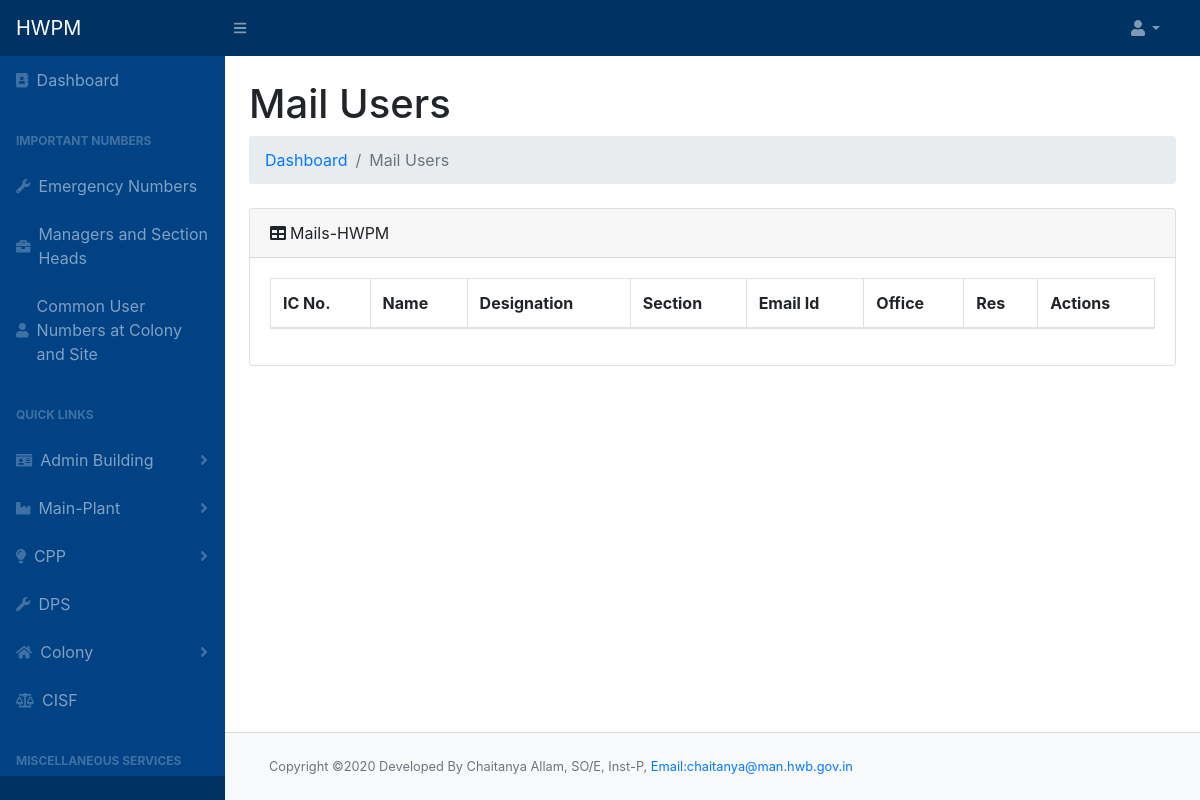
The page /mails.php on the database as committed earlier.
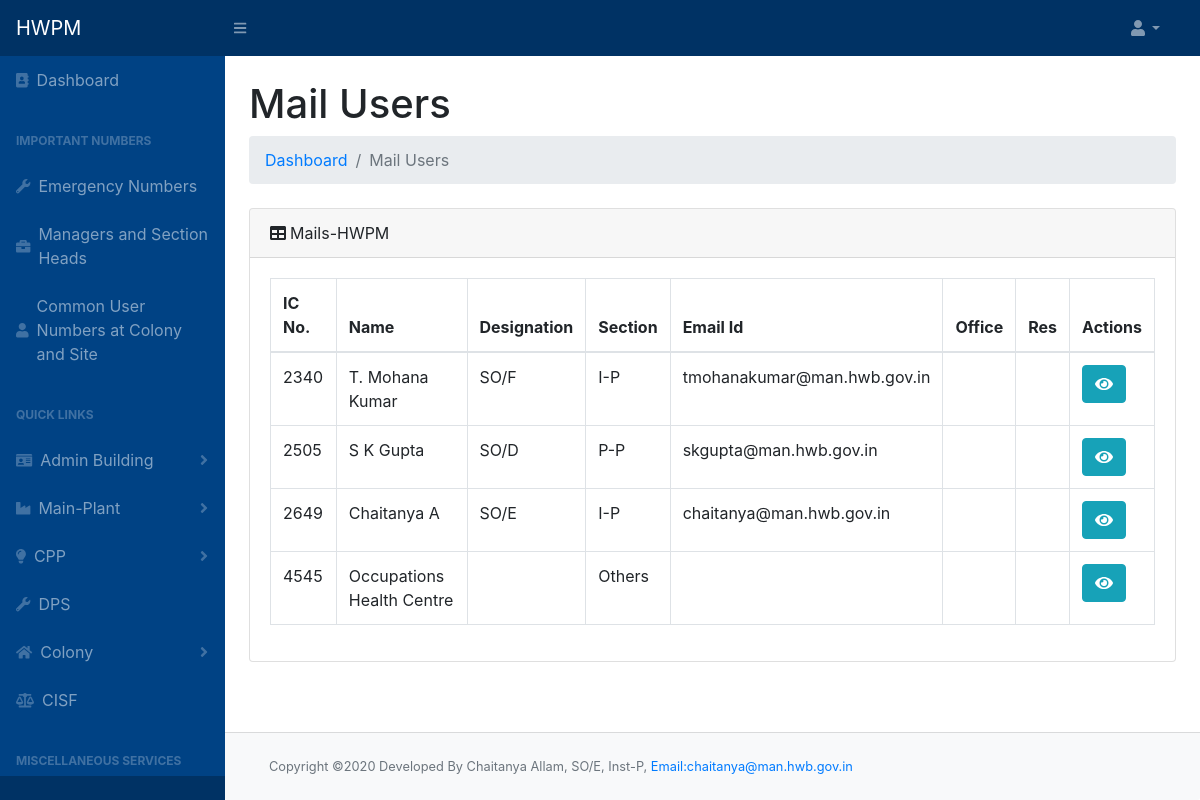
The same page on the database as committed later.
### tables this page shows
CREATE TABLE `employee` (
  `icno` int(10) NOT NULL,
  `name` varchar(50) NOT NULL,
  `designation` varchar(50) NOT NULL,
  `section` varchar(50) NOT NULL,
  `pno` int(20) NOT NULL,
  `email` varchar(100) NOT NULL,
  `mobile` varchar(20) NOT NULL,
  `cat1` int(11) NOT NULL,
  `cat2` int(11) NOT NULL,
  `cat3` int(11) NOT NULL,
  `cat4` int(11) NOT NULL
);

### mails.php (the view, shortened to what this page needs)
<!DOCTYPE html>
<html lang="en">
<?php include "header.php";
?>
<div id="layoutSidenav_content">
  <main>
    <div class="container-fluid">
      <h1 class="mt-4">Mail Users</h1>
      <ol class="breadcrumb mb-4">
        <li class="breadcrumb-item"><a href="index.php">Dashboard</a></li>
        <?php if (isset($_GET['act'])) { ?>
          <li class="breadcrumb-item"><a href="mails.php">Mails</a></li>
          <li class="breadcrumb-item active">
          <?php
          $query = $conn->query("SELECT * FROM `main_act` where `eno`='" . $_GET['act'] . "'");
          if (!$query) die($conn->error);
          while ($row = $query->fetch_assoc()) {
            echo $row['act_name'];
          }
        } else echo "<li class='breadcrumb-item active'>Mail Users</a></li>";
          ?>
      </ol>
        <div class="card mb-4">
                <div class="card-header"><i class="fas fa-table mr-1"></i>Mails-HWPM</div>
                <div class="card-body">
                    <div class="table-responsive table-hover">
                        <table class="table table-bordered" id="dataTable" width="100%" cellspacing="0">
                            <thead>
                                <tr>
                                    <th>IC No.</th>
                                    <th>Name</th>
                                    <th>Designation</th>
                                    <th>Section</th>
                                    <th>Email Id</th>
                                    <th>Office</th>
                                    <th>Res</th>
                                    <th>Actions</th>
                                </tr>
                            </thead>
                            <tbody>
                                <?php $query = $conn->query("SELECT * FROM `employee` WHERE NOT (`email` <=> NULL);");
                                while ($row = $query->fetch_assoc()) {
                                    echo"<tr>";
                                    ?>
                                    <td><?php echo $row['icno']?></td>
                                    <td><?php echo $row['name']?></td>
                                    <td><?php echo $row['designation']?></td>
                                    <td><?php echo $row['section']?></td>
                                    <td><?php echo $row['email']?></td>
                                    <td></td>
                                    <td></td>
                                    <td>
                                    <button type="button" class="btn btn-info" data-toggle="modal" data-target="#myModalview" id="getUser" data-id="<?php echo $row['icno'] ?>"><i class="fa fa-eye"></i></button>
                                    </td>
                                    <?php
                                    echo "</tr>";
                                } ?>
                            </tbody>
                        </table>
                    </div>
                </div>
            </div>
        </div>
    </main>
    <br>
    <footer class="py-4 bg-light mt-auto card-footer">
        <div class="container-fluid">
            <div class="d-flex align-items-center justify-content-between small">
                <div class="text-muted">Copyright &copy;2020 Developed By Chaitanya Allam, SO/E, Inst-P, <a href="mailto:chaitanya@man.hwb.gov.in" style="font-size:0.8rem">Email:chaitanya@man.hwb.gov.in</a></div>
            </div>
        </div>
    </footer>
</div>
</div>
<?php include "footer.php" ?>

Rows that differ between the two databases and show on the page:
added employee: icno "2340", name "T. Mohana Kumar", designation "SO/F", section "I-P", email "tmohanakumar@man.hwb.gov.in"
now on this page (row edited): employee: icno "2505", name "S K Gupta", designation "SO/D", section "P-P", email "skgupta@man.hwb.gov.in"
now on this page (row edited): employee: icno "2649", name "Chaitanya A", designation "SO/E", section "I-P", email "chaitanya@man.hwb.gov.in"
added employee: icno "4545", name "Occupations Health Centre", section "Others"
